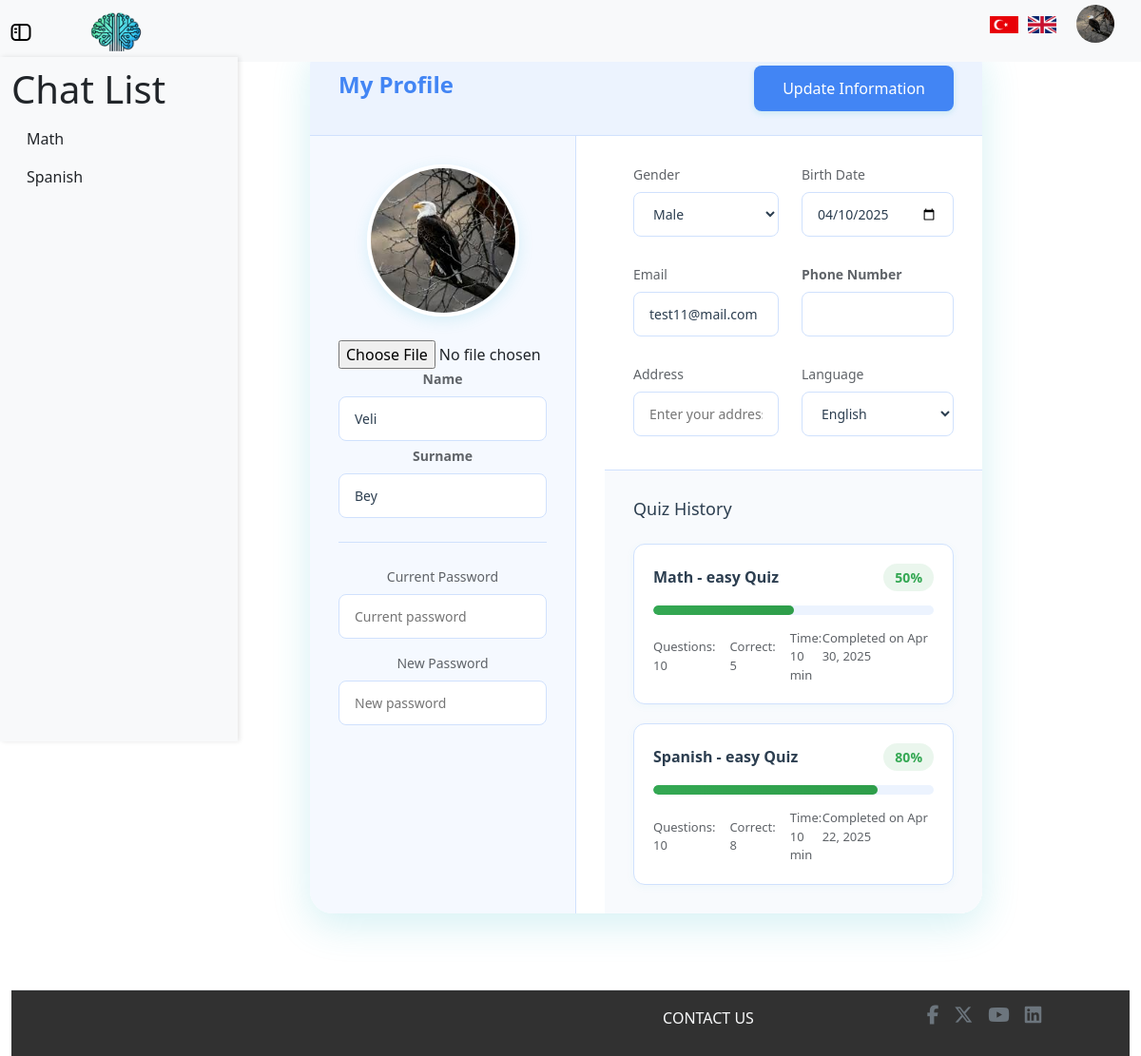
The app's page /profile (signed in) with its own data.
### models/information.py (models this page shows)
class Information(db.Model):
    id = db.Column(db.Integer, primary_key=True, autoincrement=True)
    user_id = db.Column(db.Integer, db.ForeignKey('user.id'), nullable=False)
    name = db.Column(db.String(50))
    surname = db.Column(db.String(50))
    telephone_number = db.Column(db.String(15))
    birth_date = db.Column(db.Date)
    gender = db.Column(db.String(10))
    address = db.Column(db.String(255))
    language = db.Column(db.String(20))
    profile_image = db.Column(db.String(200), nullable=True)

### models/chat_history.py (models this page shows)
class ChatHistory(db.Model):
    id = db.Column(db.Integer, primary_key=True)
    user_id = db.Column(db.Integer, db.ForeignKey('user.id'), nullable=False)
    topic = db.Column(db.String(100), nullable=False)
    chats = db.Column(MutableList.as_mutable(db.JSON), nullable=True)
    difficulty = db.Column(db.String(100), nullable=False, default="easy")
    timestamp = db.Column(db.DateTime, nullable=False, default=db.func.current_timestamp())
    realchat_count = db.Column(db.Integer, nullable=False, default=0)
    extrachat = db.Column(db.Integer, nullable=False, default=0)
    is_sumbitted = db.Column(db.Boolean, nullable=False, default=False)
    is_quizstarted = db.Column(db.Boolean, nullable=False, default=False)

### models/user.py (models this page shows)
class User(UserMixin, db.Model):
    id = db.Column(db.Integer, primary_key=True, autoincrement=True)
    email = db.Column(db.String(120), unique=True, nullable=False)
    password = db.Column(db.Text, nullable=False)
    information = db.relationship('Information', backref='user', lazy=True)
    chats = db.relationship('ChatHistory', backref='user', lazy=True)
    currentChatID = db.Column(db.Integer, nullable=True)

### models/quiz_result.py (models this page shows)
class QuizResult(db.Model):
    id = db.Column(db.Integer, primary_key=True)
    quiz_id = db.Column(db.Integer, db.ForeignKey('quiz.id'), nullable=False)
    score = db.Column(db.Integer, nullable=False)
    point = db.Column(db.Integer)
    passed = db.Column(db.Boolean)
    userAnswers = db.Column(MutableList.as_mutable(db.JSON))
    correctAnswers = db.Column(MutableList.as_mutable(db.JSON))
    timestamp = db.Column(db.DateTime, default=datetime.utcnow)

### models/quiz.py (models this page shows)
class Quiz(db.Model):
    id = db.Column(db.Integer, primary_key=True, autoincrement=True)
    user_id = db.Column(db.Integer, db.ForeignKey('user.id'), nullable=False)
    chat_id = db.Column(db.Integer, db.ForeignKey('chat_history.id'), nullable=False)
    difficulty = db.Column(db.String(100), nullable=False, default="easy")
    timestamp = db.Column(db.DateTime, nullable=False, default=db.func.current_timestamp())
    questions = db.relationship('QuizQuestion', backref='quiz', lazy=True, cascade="all, delete-orphan")

### routes/profile_routes.py (the view)
@profile_bp.route("/profile")
@login_required
def profile_page():
    user_chats = ChatHistory.query.filter_by(user_id=current_user.id).all()
    current_user.currentChatID = None
    db.session.commit()
    user_information = Information.query.filter_by(user_id=current_user.id).first()
    quizzes = (
        db.session.query(Quiz, QuizResult)
        .join(QuizResult, Quiz.id == QuizResult.quiz_id)
        .filter(Quiz.user_id == current_user.id)
        .order_by(QuizResult.timestamp.desc())
        .all()
    )
    result_list = []
    for quiz, result in quizzes:
        current_chat = ChatHistory.query.filter_by(id=quiz.chat_id).first()
        topic = current_chat.topic if current_chat else "Unknown Topic"
        difficulty = getattr(quiz, 'difficulty', 'Normal')
        result_list.append({
            "difficulty": difficulty,
            "title": f"{topic} - {difficulty} Quiz",
            "score": result.score,
            "correct": result.point,
            "total": 10,
            "time": 10,
            "date": result.timestamp.strftime("%b %d, %Y")
        })
    return render_template("profile.html", info=user_information, user_chats=user_chats, quiz_results=result_list)

### templates/profile.html (shortened to what this page needs)
{% extends "layouts/profile_layout.html" %} {% block title %} Profile Page {% endblock title %}
{% block content %}
    <div class="container">
        <form method="POST" action="{{ url_for('profile_routes.update_information') }}" enctype="multipart/form-data">
            <div class="header">
                <h1>{{ _('My Profile') }}</h1>
                <button type="submit" class="save-btn" id="saveProfile">{{ _('Update Information') }}</button>
            </div>
            <div class="profile-section">
                <div class="profile-image">
                    <img src="{{ url_for('static', filename=info.profile_image or 'images/user.png') }}" alt="Profile Picture">
                    <input type="file" name="profile_image"/>
                    <div class="form-group">
                        <label for="name" class="form-label"><strong>{{ _('Name') }}</strong></label>
                        <input type="text" class="form-control" id="name" name="name" value="{{ info.name if info else '' }}" />
                    </div>
                    <div class="form-group">
                        <label for="surname" class="form-label"><strong>{{ _('Surname') }}</strong></label>
                        <input type="text" class="form-control" id="surname" name="surname" value="{{ info.surname if info else '' }}" />
                    </div>
                    <div class="form-group password-group">
                        <label>{{ _('Current Password') }}</label>
                        <input type="password" placeholder="Current password" readonly>
                        <label>{{ _('New Password') }}</label>
                        <input type="password" placeholder="New password" disabled>
                    </div>
                </div>
                <div class="form-content">
                    <div class="form-grid">
                        <div class="form-group">
                            <label>{{ _('Gender') }}</label>
                            <select name="gender">
                                <option value="Male" {% if info and info.gender == 'Male' %}selected{% endif %}>Male</option>
                            </select>
                        </div>
                        <div class="form-group">
                            <label for="birth_date">{{ _('Birth Date') }}</label>
                            <input type="date" name="birth_date" value="{{ info.birth_date if info else '' }}">
                        </div>
                        <div class="form-group">
                            <label>{{ _('Email') }}</label>
                            <input type="email" value="{{ current_user.email }}" readonly>
                        </div>
                        <div class="form-group">
                            <label for="telephone_number" class="form-label"><strong>{{ _('Phone Number') }}</strong></label>
                            <input type="text" class="form-control" id="telephone_number" name="telephone_number" value="{{ info.telephone_number if info else '' }}" />
                        </div>
                        <div class="form-group">
                            <label for="address">{{ _('Address') }}</label>
                            <input type="text" id="address" name="address" placeholder="Enter your address" value="{{ info.address if info else '' }}">
                        </div>
                        <div class="form-group">
                            <label>{{ _('Language') }}</label>
                            <select name="language">
                                <option value="English" {% if info and info.language == 'English' %}selected{% endif %}>English</option>
                            </select>
                        </div>
                    </div>
                    <div class="quiz-history">
                        <h3>
                            {{ _(' Quiz History') }}
                        </h3>
                        <div class="quiz-list">
                            {% for quiz in quiz_results %}
                            <div class="quiz-item">
                                <div class="quiz-header">
                                    <h4 class="quiz-title">{{ quiz.title }}</h4>
                                    <span class="quiz-score score-{{ 'high' if quiz.difficulty == 'easy' else 'medium' if quiz.difficulty == 'medium' else 'low' }}">{{ quiz.score }}%</span>
                                </div>
                                <div class="quiz-progress-bar">
                                    <div class="quiz-progress progress-{{ 'high' if quiz.difficulty == 'easy' else 'medium' if quiz.difficulty == 'medium' else 'low' }}" style="width: {{ quiz.correct * 10 }}%"></div>
                                </div>
                                <div class="quiz-details">
                                    <div class="quiz-info">
                                        <span>{{ _('Questions: ') }} {{ quiz.total }}</span>
                                        <span>{{ _('Correct: ') }} {{ quiz.correct }}</span>
                                        <span>{{ _('Time: ') }} {{ quiz.time }} min</span>
                                    </div>
                                    <div class="quiz-date">{{ _('Completed on ') }} {{ quiz.date }}</div>
                                </div>
                            </div>
                            {% endfor %}
                        </div>
                    </div>
                </div>
            </div>
        </form>
    </div>
    {% endblock content %}

### templates/layouts/profile_layout.html (shortened to what this page needs)
<!doctype html>
<html lang="en">
<head>
    <link rel="stylesheet" href="https://cdnjs.cloudflare.com/ajax/libs/font-awesome/6.5.1/css/all.min.css">
    <link href="https://cdn.jsdelivr.net/npm/bootstrap@5.3.3/dist/css/bootstrap.min.css" rel="stylesheet" />
    <link href="{{ url_for('static', filename='css/style.css') }}" rel="stylesheet" />
    <link href="{{ url_for('static', filename='css/profile.css') }}" rel="stylesheet" />
</head>
<body>
    <nav class="navbar navbar-expand-lg navbar-light d-flex bg-light">
        <div class="container-fluid">
            {% if current_user.is_authenticated %}
            <a class="navbar-brand" id="toggle-sidebar"></a>
            <a class="navbar-brand" id="toggle-logo" href="{{ url_for('home_routes.home_page') }}"><img src="{{ url_for('static', filename='images/logo.jpg') }}" class="logo"/></a>
            <div class="navbar-nav ms-auto d-flex align-items-center" id="navbarNav">
                <ul class="navbar-brand d-flex align-items-center">
                    <li class="nav-item d-flex" id="change_language">
                        <a href="{{ url_for('language_routes.change_language', lang_code='tr') }}">
                            <img src="{{ url_for('static', filename='images/Türkçe.jpg') }}" alt="Türkçe" class="language-flag" />
                        </a>
                        <a href="{{ url_for('language_routes.change_language', lang_code='en') }}">
                            <img src="{{ url_for('static', filename='images/English.png') }}" alt="English" class="language-flag" />
                        </a>
                    </li>
                    <li class="nav-item ms-3">
                        <img src="{{ url_for('static', filename=info.profile_image or 'images/user.png') }}" class="rounded-circle"
                            id="userDropdown" role="button" data-bs-toggle="dropdown" aria-expanded="false" />
                    </li>
                </ul>
            </div>
            {% endif %}
        </div>
    </nav>
    <div class="container-fluid">
        <div class="row">
            {% if current_user.is_authenticated %}
            <div id="sidebar" class="col-md-3 col-lg-2 d-md-block bg-light sidebar d-flex flex-column pb-5">
                <h1>Chat List</h1>
                <ul class="nav flex-column position-sticky">
                    {% if user_chats %}
                    {% for chat in user_chats %}
                    <li class="nav-item">
                        <a class="nav-link text-dark" href="{{ url_for('chat_routes.chatl', id=chat.id) }}">
                            <span>{{ chat.topic }}</span>
                        </a>
                    </li>
                    {% endfor %}
                    {% else %}
                    <li class="nav-item">
                        <span class="text-muted">{{ _('No chat history available.') }}</span>
                    </li>
                    {% endif %}
                </ul>
            </div>
            {% endif %}
            <main class="col-md-9 ms-sm-auto col-lg-10 px-md-4 d-flex justify-content-center mt-4">
                {% block content %}{% endblock content %}
            </main>
        </div>
        <footer class="d-flex justify-content-center align-items-center border-top w-100 px-0">
            <div class="d-flex flex-row align-items-end justify-content-end w-100 px-2">
                <span class="contact-us-text w-25 mb-3 text-center text-light">{{ _('CONTACT US') }}</span>
                <ul class="d-flex align-items-center justify-content-center w-25 list-unstyled">
                    <li><a href="#" class="mx-2 fs-5 text-secondary"><i class="footer-contact-us-icons fa-brands fa-facebook-f"></i></a></li>
                    <li><a href="#" class="mx-2 fs-5 text-secondary"><i class="footer-contact-us-icons fa-brands fa-x-twitter"></i></a></li>
                    <li><a href="#" class="mx-2 fs-5 text-secondary"><i class="footer-contact-us-icons fab fa-youtube"></i></a></li>
                    <li><a href="#" class="mx-2 fs-5 text-secondary"><i class="footer-contact-us-icons fab fa-linkedin"></i></a></li>
                </ul>
            </div>
        </footer>
    </div>
</body>
</html>

### records on screen
Information: profile_image (picture), name "Veli", surname "Bey", gender "Male", birth_date "04/10/2025", language "English"
ChatHistory: topic "Math"
ChatHistory: topic "Spanish"
User: email "test11@mail.com"
QuizResult: title "Math - easy Quiz", score "50", total "10", correct "5", time "10", date "Apr 30, 2025"
QuizResult: title "Spanish - easy Quiz", score "80", total "10", correct "8", time "10", date "Apr 22, 2025"
